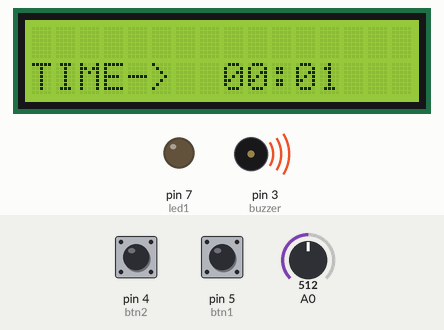
Bench run of a sketch on a simulated Arduino Uno, built with avr-gcc and run on an emulated ATmega328P. Parts: 16×2 character LCD, output pins drawn as LEDs (lit = HIGH), buzzer (waves = sounding). The test bench sets the inputs (shaded band); at power-on: pin 5 (btn1) LOW, pin 4 (btn2) LOW, A0 = 512.

Above: at 1.6 s.
1.7 s: pin 5 (btn1) pulled HIGH for 3.2 s
At 5.8 s:
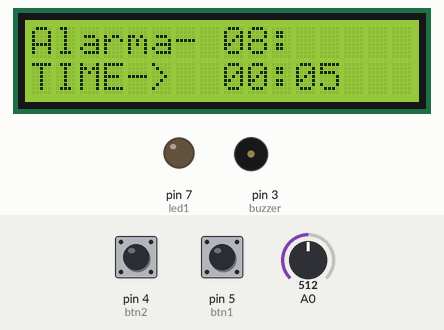
6.4 s: pin 4 (btn2) pulled HIGH for 0.15 s
At 7.4 s:
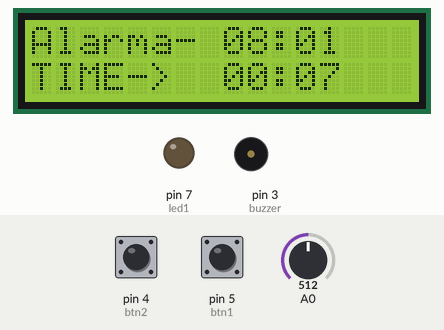
8.5 s: pin 4 (btn2) pulled HIGH for 1 s
At 10.8 s:
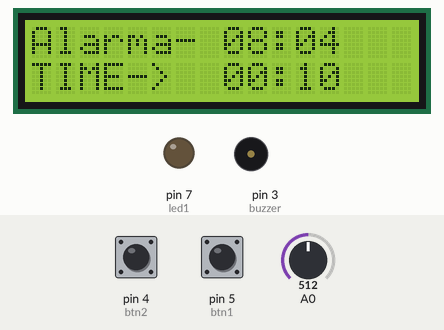
11.0 s: pin 5 (btn1) pulled HIGH for 0.15 s
At 12.5 s:
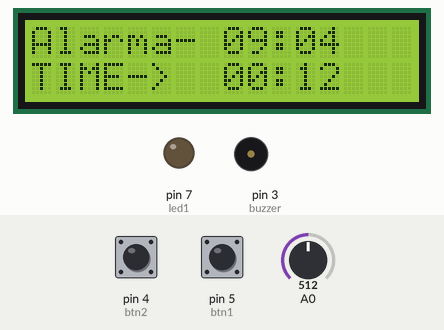
Timing chart, 0 to 14.0 s (numbered marks = the images above; inputs shaded):
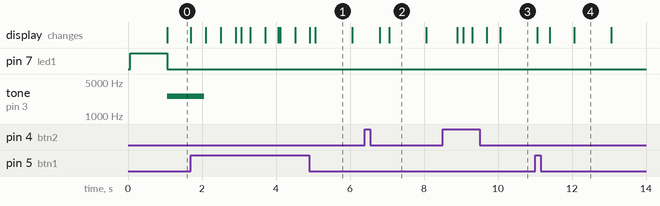

Measured:
- after the input at 1.7 s, the display: first changes at once (image 1 shows a later state)
- what the display in image 1 shows lasts 1.0 s, from 5.1 s to 6.1 s

The sketch:

Despertador.ino
```cpp
#include <TimerOne.h>
#include <MsTimer2.h>
#include <LiquidCrystal.h>
LiquidCrystal lcd (13,12,11,10,9,8);
const int led1=7;
const int btn1=5;
const int btn2=4;
const int buzzer=3;
int tono=0;

//variables de reloj
int segundos=0;
int minutos=0;
int minutos1=0;
int segundos1=0;

//variables conteo
int i,j,valor,frecuencia,duracion;
String dato,dato1;

void setup() {
  pinMode (led1,OUTPUT);
  pinMode (btn1,INPUT);
  pinMode (btn2,INPUT);
  pinMode (buzzer,OUTPUT);
  lcd.begin(16,2);
  Timer1.initialize(1000000);
  Timer1.attachInterrupt(seconds);
  MsTimer2::set(59000,minutes);
  MsTimer2::start();
}

void loop() {
  if(digitalRead (btn1)==HIGH){
    lcd.setCursor(0,0);
    lcd.print("Alarma-");
    delay (400);
    minutos1=minutos1+1;
    if(minutos1>23){
      minutos1=0;
    }
    if(minutos1<10){
      lcd.setCursor(8,0);
      lcd.print(String("0")+String(minutos1)+String(":"));
    }else{
      lcd.setCursor(8,0);
      lcd.print(String(minutos1)+String(":"));
    }
  }
  if(digitalRead (btn2)==HIGH){
    delay(400);
    segundos1=segundos1+1;
    if(segundos1>59){
      segundos1=0;
    }
    if(segundos1<10){
      lcd.setCursor(11,0);
      lcd.print(String("0")+String(segundos1));
    }else{
    lcd.setCursor(11,0);
    lcd.print(segundos1);
    }
  }
  valor=analogRead(0);
  frecuencia=map (valor,0,1024,100,5000);
  duracion=1000;
  if(minutos1==minutos && segundos1==segundos){
    digitalWrite(led1,HIGH);
    delay(1000);
    digitalWrite(led1,LOW);
  tone(buzzer,frecuencia,duracion);
  delay(100);
  }
}

void seconds (){
  lcd.setCursor (0,1);
  lcd.print("TIME->");
  segundos++;
  if(segundos>59){
    segundos=0;
  }
  if(segundos<10){
    lcd.setCursor(11,1);
    lcd.print(String("0")+String(segundos));
  }else{
    lcd.setCursor(11,1);
    lcd.print(segundos);
  }
  if(minutos==0){
    lcd.setCursor(8,1);
    lcd.print("00:");
  }
}

void minutes (){
  minutos++;
  if(minutos>23){
    minutos=0;
  }
  if(minutos<10){
    lcd.setCursor(8,1);
    lcd.print(String("0")+String(minutos));
  }else{
    lcd.setCursor(8,1);
    lcd.print(minutos);
  }
}
```
